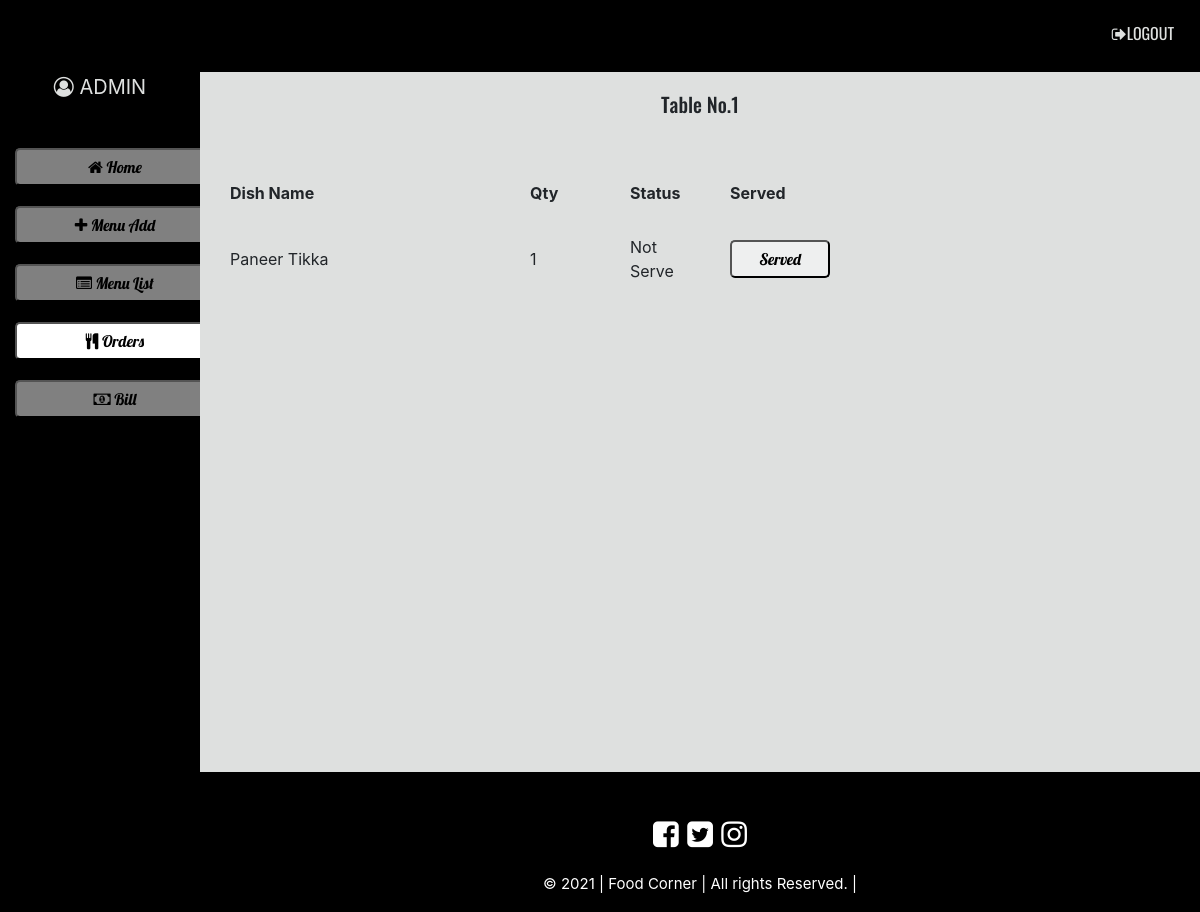
The page /admin/orderdetail.php?table_id=1 (signed in) on the database its author committed.
### tables this page shows
CREATE TABLE `orders` (
  `order_id` int(3) NOT NULL,
  `order_item` varchar(100) NOT NULL,
  `order_qty` int(2) DEFAULT NULL,
  `order_per_cost` int(5) DEFAULT NULL,
  `order_table` int(2) DEFAULT NULL,
  `order_status` varchar(10) DEFAULT 'Not Serve'
);

### admin/orderdetail.php (the view, shortened to what this page needs)
<?php
  if(isset($_SESSION['adm'])){
    if(isset($_GET['table_id'])){
      $table_id = $_GET['table_id'];
    }
    else{
      header('Location: order.php');
    }
  }
  else {
    header('Location: cred.php');
    exit();
  }
 ?>
 <!DOCTYPE html>
<html lang="en" dir="ltr">
<head>
  <link rel="stylesheet" href="../css/bootstrap-4.5.3/bootstrap-4.5.3/dist/css/bootstrap.min.css">
  <link rel="stylesheet" href="../css/bootstrap-4.5.3/bootstrap-4.5.3/dist/css/bootstrap.css">
  <link rel="stylesheet" href="https://stackpath.bootstrapcdn.com/font-awesome/4.7.0/css/font-awesome.min.css">
  <link rel="stylesheet" href="../css/main.css">
</head>
  <body>
    <div class="desktop">
      <div class="navi" style="padding-top:0px;background-color: rgba(0, 0, 0, 0.5);padding-bottom:10px;">
        <ul style="text-align:right;font-family: Oswald;padding-top:20px;">
        <li>
          <form action="includes/logout.php" method="post" style="display:inline">
            <button type="submit" class="listelement" name="logout" style="text-decoration:none;background-color:transparent;border:none;outline:none;color:#dee0df;"><i class="fa fa-sign-out" aria-hidden="true"></i>LOGOUT</button>
          </form>
        </li>
        </ul>
      </div>
    <div class="mainbody">
      <div class="container-fluid">
      <div class="row">
        <div class="col-2" style="height:700px;">
          <p style="text-align:center;color:#dee0df;font-size:20px;padding-bottom:30px;"><i class="fa fa-user-circle-o" aria-hidden="true"></i> ADMIN</p>
          <center><a href="index.php"><button type="button" class="mbtn" style="outline:none;"><i class="fa fa-home" aria-hidden="true"></i> Home</button></a></center>
          <center><a href="menuadd.php"><button type="button" class="mbtn" style="outline:none;"><i class="fa fa-plus" aria-hidden="true"></i> Menu Add</button></a></center>
          <center><a href="menulist.php"><button type="button" class="mbtn" style="outline:none;"><i class="fa fa-list-alt" aria-hidden="true"></i> Menu List</button></a></center>
          <center><a href="order.php"><button type="button" class="mbtn act" style="outline:none;"><i class="fa fa-cutlery" aria-hidden="true"></i> Orders</button></a></center>
          <center><a href="bill.php"><button type="button" class="mbtn" style="outline:none;"><i class="fa fa-money" aria-hidden="true"></i> Bill</button></a></center>
        </div>
        <div class="col-10" style="height:700px;background-color:#dee0df;">
          <div class="admdata">
            <h1 class="tablename">Table No.<?php echo $table_id ?></h1>
            <table>
              <tr>
                <th style="width:300px;">Dish Name</th>
                <th style="width:100px;">Qty</th>
                <th style="width:100px;">Status</th>
                <th style="width:100px;">Served</th>
              </tr>
              <?php
              $order = "SELECT * FROM orders where order_table='$table_id'";
              $result = $conn->query($order);
              if($result->num_rows > 0)
              {
                while($row = $result->fetch_assoc())
                {
              ?>
              <tr>
                <td><?php echo $row["order_item"]; ?></td>
                <td><?php echo $row["order_qty"]; ?></td>
                <td><?php echo $row["order_status"]; ?></td>
                <td>
                  <form action="includes/serve.php" method="post">
                    <button type="submit" name="order_id" value="<?php echo $row["order_id"]; ?>" class="mbtn" style="margin-top:0px;margin-bottom:0px;width:100px;">Served</button>
                  </form>
                </td>
              </tr>
              <?php
                }
              }
              else
              {
              }
              ?>
            </table>
          </div>
          <div class="footer">
              <p style="font-size:30px;color:#fff;margin-top:20px;"><i class="fa fa-facebook-square listelement" aria-hidden="true"></i> <i class="fa fa-twitter-square listelement" aria-hidden="true"></i> <i class="fa fa-instagram listelement" aria-hidden="true"></i></p>
              <p style="font-size:15px;color:#fff;">&copy; 2021 | Food Corner | All rights Reserved. |</p>
          </div>
        </div>
      </div>
      </div>
    </div>
    </div>
  </body>
</html>

### css/main.css (style rules this page uses)
body { background-color: #000; }
.tablename { font-family: Oswald; text-align: center; font-size: 20px; margin-top: 20px; margin-bottom: 50px; }
.navi ul li { display: inline; color: #fff; padding: 20px; z-index: 4; }
.footer { background-color: #000; height: 100px; bottom: 0px; left: 0; width: 100%; color: white; text-align: center; }
@media (min-width: 451px) { .desktop .admdata { height: 700px; } }
@media (min-width: 451px) { .desktop .admdata button { padding: 5px; width: 300px; margin-right: auto; margin-left: auto; margin-top: 50px; } }
@media (min-width: 451px) { .desktop .mbtn { padding: 5px; width: 200px; background-color: rgba(255, 255, 255, 0.5); border-radius: 5px; font-family: Lobster-Regular; margin-bottom: 20px; outline: none; } }
@media (min-width: 451px) { .desktop .act { background-color: white; } }

### admin/orderdetail.php (style rules this page uses)
th, td { padding: 15px; }

### rows shown on the page
orders: order_item "Paneer Tikka", order_qty "1", order_status "Not Serve", $row["order_id"] 2 (drawn)

### other values the page prints
$table_id "1"
